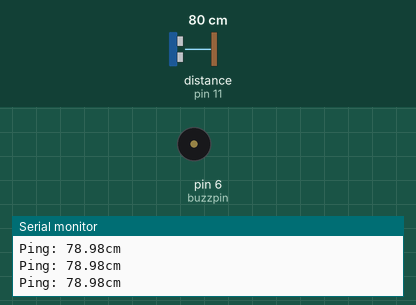
Recording of a sketch running on a simulated Arduino Uno, built with avr-gcc and run on an emulated ATmega328P. Shown: buzzer (waves = sounding), the last lines printed to the serial monitor. Wiring (inferred from the names in the program): ultrasonic range finder: trigger pin 12; echo pin 11. Inputs (shaded band) come from the test bench; at power-on: distance to the obstacle (sensor on pin 11) 80 cm. The echo pulse lasts 58.3 µs per cm.

Above: at 1.2 s.
1.3 s: distance to the obstacle (sensor on pin 11) set to 12 cm
2.8 s: distance to the obstacle (sensor on pin 11) set to 9 cm
At 3.7 s:
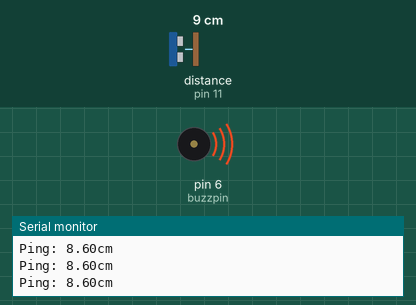
Timing chart, 0 to 5.8 s (numbered marks = the images above; inputs shaded):
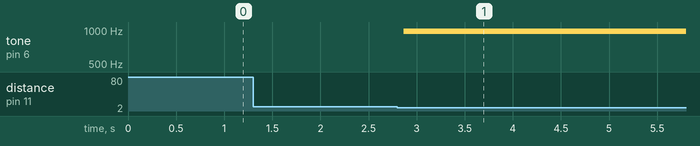

Measured:
- the behaviour switches between 11 and 10 cm on distance to the obstacle (sensor on pin 11) (found by bisection; images 0 and 1)
- after the input at 2.8 s, tone on pin 6 (buzzpin): silent → 977 Hz after 0.06 s

The sketch:

UR_sensor_with_Buzzer.ino
```cpp
#define trigpin 12
#define echopin 11
const float sound_speed=0.034;//speed of sound in cm/microseconds
const int max_distance=200;
const int timeout=max_distance*6000;
int buzzpin=6;

float calc_distance()
{
  digitalWrite(trigpin,HIGH);
  delayMicroseconds(10);
  digitalWrite(trigpin,LOW);
  float duration=pulseIn(echopin,HIGH,timeout);
  float distance=(duration*sound_speed)/2;
  return distance;
}
void setup() {
  // put your setup code here, to run once:
  pinMode(trigpin,OUTPUT);
  pinMode(echopin,INPUT);
  pinMode(buzzpin,OUTPUT);
  Serial.begin(9600);
}

void loop() {
  // put your main code here, to run repeatedly:
  delay(100);
  Serial.print("Ping: ");
  Serial.print(calc_distance());
  Serial.println("cm");
  float dis=calc_distance();
  if (dis<10)
  {
    analogWrite(buzzpin,255-dis);
  }
}
```
